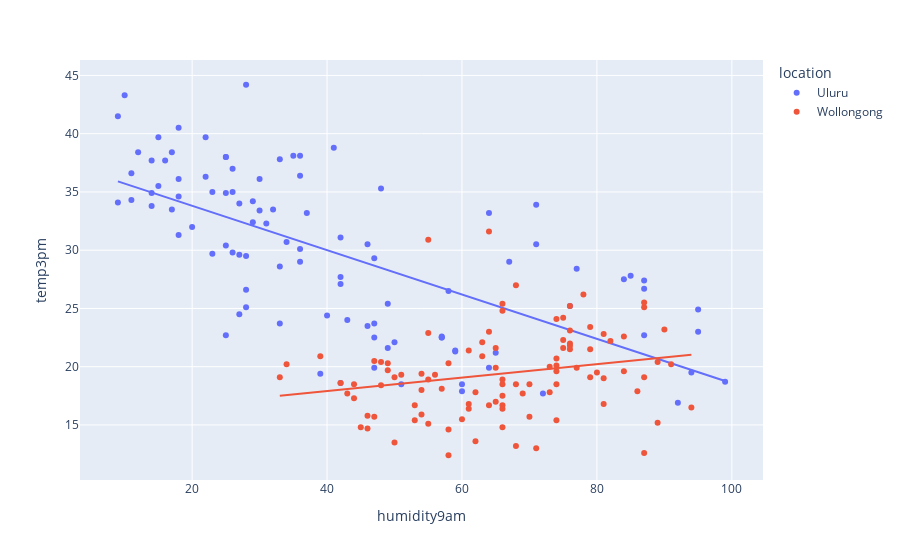

Write notebook code for a chart like this one.
### Markdown cell above
Consider `humidity9am`:

### Code cell
px.scatter(df, x='humidity9am', y='temp3pm', color='location', trendline='ols')
